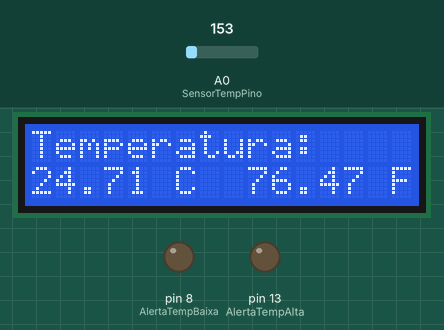
A sketch run on a simulated Arduino Uno, built with avr-gcc and run on an emulated ATmega328P. Parts: 16×2 character LCD, output pins drawn as LEDs (lit = HIGH). The test bench sets the inputs (shaded band); at power-on: A0 (SensorTempPino) = 153.

Above: at 1.2 s.
1.3 s: A0 (SensorTempPino) set to 201
At 3.2 s:
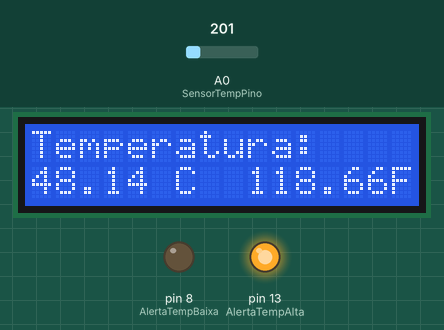
3.5 s: A0 (SensorTempPino) set to 191
At 5.2 s:
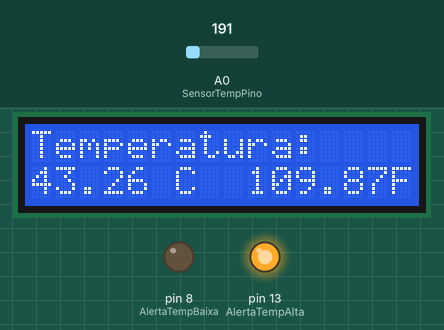
5.5 s: A0 (SensorTempPino) set to 175
At 6.9 s:
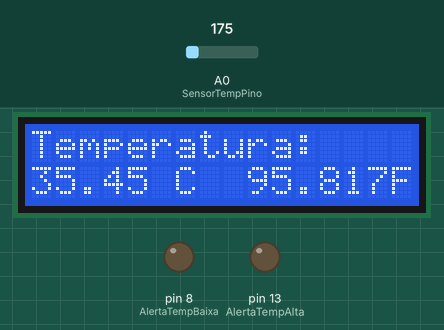
Timing chart, 0 to 8.5 s (numbered marks = the images above; inputs shaded):
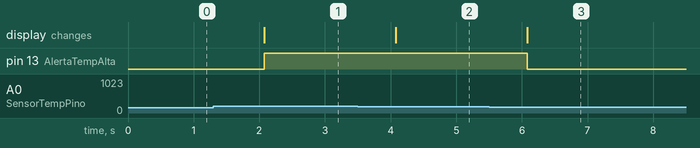

Measured:
- the behaviour switches between 184 and 185 on A0 (SensorTempPino) (found by bisection; images 0 and 1)
- after the input at 1.3 s, pin 13 (AlertaTempAlta): LOW → HIGH after 0.77 s; the display: changes after 0.77 s (image 1)
- after the input at 3.5 s, the display: changes after 0.58 s (image 2)
- after the input at 5.5 s, pin 13 (AlertaTempAlta): HIGH → LOW after 0.58 s; the display: changes after 0.58 s (image 3)

The sketch:

lcd_temp_monitor1.ino
```cpp
// Biblioteca LCD
#include <LiquidCrystal.h>

// Inicializa a biblioteca LCD
LiquidCrystal LCD(12,11,5,4,3,2);

// Define o pino analogico A0 como entrada do Sensor de Temperatura
int SensorTempPino=0;

// Define o pino 8 para o alerta de temperatura baixa
int AlertaTempBaixa=8;
// Define o pino 13 para o alerta de temperatura alta
int AlertaTempAlta=13;

// Define temperatura baixa como abaixo de zero grau Celsius
int TempBaixa=0;
// Define temperatura alta como acima de 40 graus Celsius
int TempAlta=40;

void setup() {
	// Define o pino de alerta de temperatura baixa como saida
  	pinMode(AlertaTempBaixa, OUTPUT);
	// Define o pino de alerta de temperatura alta como saida
	pinMode(AlertaTempAlta, OUTPUT);

	// Define a quantidade de colunas e linhas do LCD
	LCD.begin(16,2);
	// Imprime a mensagem no LCD
	LCD.print("Temperatura:");
	// Muda o cursor para a primeira coluna e segunda linha do LCD
	LCD.setCursor(0,1);
	// Imprime a mensagem no LCD
	LCD.print("      C        F");
}

void loop() {
	// Faz a leitura da tensao no Sensor de Temperatura
	int SensorTempTensao=analogRead(SensorTempPino);

  	// Converte a tensao lida
	float Tensao=SensorTempTensao*5;
	Tensao/=1024;

  	// Converte a tensao lida em Graus Celsius
	float TemperaturaC=(Tensao-0.5)*100;

  	// Converte a temperatura em Graus Celsius para Fahrenheit
	float TemperaturaF=(TemperaturaC*9/5)+32;

  	// Muda o cursor para a primeira coluna e segunda linha do LCD
  	LCD.setCursor(0,1);

  	// Imprime a temperatura em Graus Celsius
	LCD.print(TemperaturaC);

  	// Muda o cursor para a decima coluna e segunda linha do LCD
	LCD.setCursor(9,1);

  	// Imprime a temperatura em Graus Fahrenheit
  	LCD.print(TemperaturaF);

	// Acende ou apaga os alertas luminosos de temperatura baixa e alta
  	if (TemperaturaC>=TempAlta) {
  		digitalWrite(AlertaTempBaixa, LOW);
  		digitalWrite(AlertaTempAlta, HIGH);
    }
  	else if (TemperaturaC<=TempBaixa){
  		digitalWrite(AlertaTempBaixa, HIGH);
  		digitalWrite(AlertaTempAlta, LOW);
  	}
  	else {
  		digitalWrite(AlertaTempBaixa, LOW);
  		digitalWrite(AlertaTempAlta, LOW);
    }

  	// Aguarda 1 segundo
  	delay(1000);
}
```
